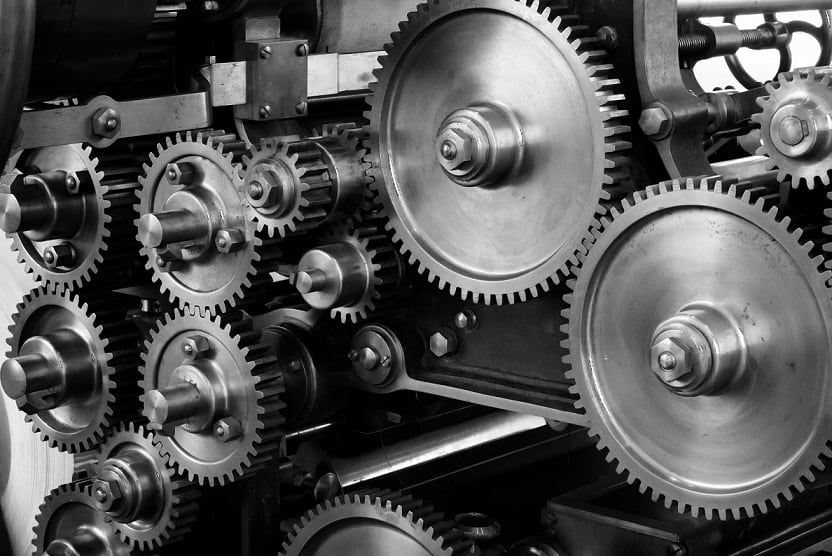
#> input picture Pic_Test.jpg, 832 x 556 px
$ python Harris_Corner_Detector.py   (older library calls are emulated)
#> lines starting #> are read from the running program, lines starting #| are printed output that depends on the picture; after the words box and inside, x2 and y2 are one past the last pixel; in counts of white or black regions, pixels touching at a corner belong together
"""
Abedin Sherifi
"""

"""
Harris Corner Detection on an Image
"""

import cv2
import numpy as np
import matplotlib.pyplot as plt

def Harris_Corner_Detector():

    #Reading input image through imread and converting image from BGR to Gray.
    image_input = cv2.imread("Pic_Test.jpg")
#> image_input is the input picture: shape (556, 832, 3); min 0, max 255, mean 84.2
    image_input_gray = cv2.cvtColor(image_input, cv2.COLOR_BGR2GRAY)
    R = np.zeros(image_input_gray.shape)

    #Gaussian filter applied with a 9 by 9 kernel and sigmax and sigmay of 3.
    image_input_gray = cv2.GaussianBlur(image_input_gray,(9,9),3)

    #This step gets the Y and X gradients using sobel filter with kernel size of 9 by 9.
    Ix = cv2.Sobel(image_input_gray, cv2.CV_64F, 1, 0, ksize=9)
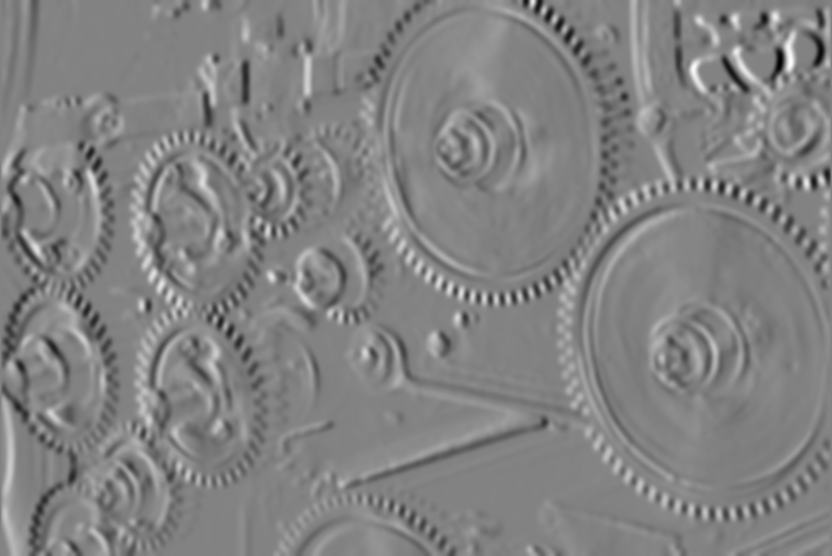
#> Ix: shape (556, 832) float64; min -1020610, max 968967, mean -1098.6; drawn with min black and max white
    Iy = cv2.Sobel(image_input_gray, cv2.CV_64F, 0, 1, ksize=9)
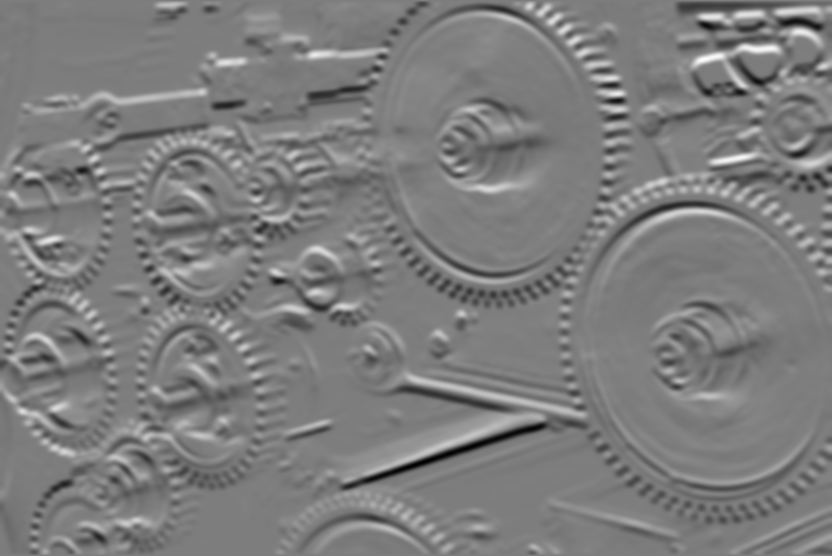
#> Iy: shape (556, 832) float64; min -1035822, max 1063433, mean -2377.5; drawn with min black and max white

    #This step gives the product of the gradient components for the Matrix M.
    Ix_2 = cv2.GaussianBlur(np.multiply(Ix, Ix),(9,9),3)
    Iy_2 = cv2.GaussianBlur(np.multiply(Iy, Iy),(9,9),3)
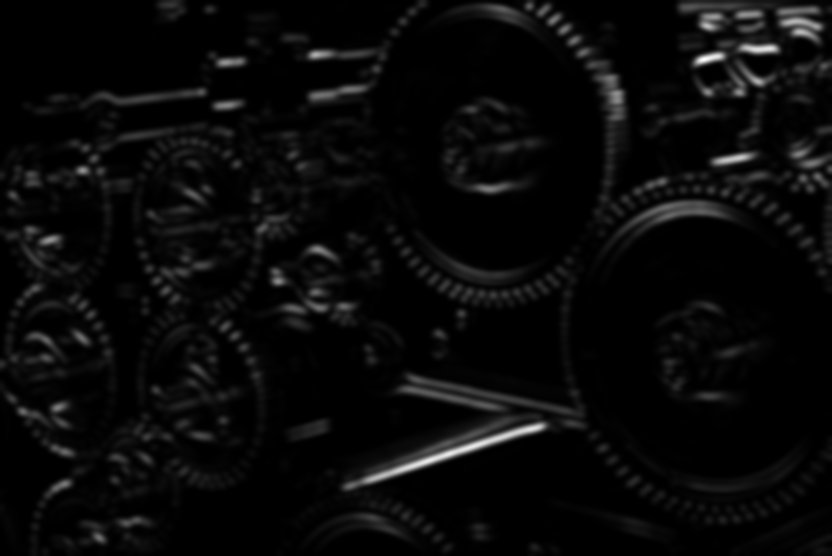
#> Iy_2: shape (556, 832) float64; min 0, max 7.49e+11, mean 2.94e+10; drawn with min black and max white
    IxIy = cv2.GaussianBlur(np.multiply(Ix, Iy),(9,9),3)
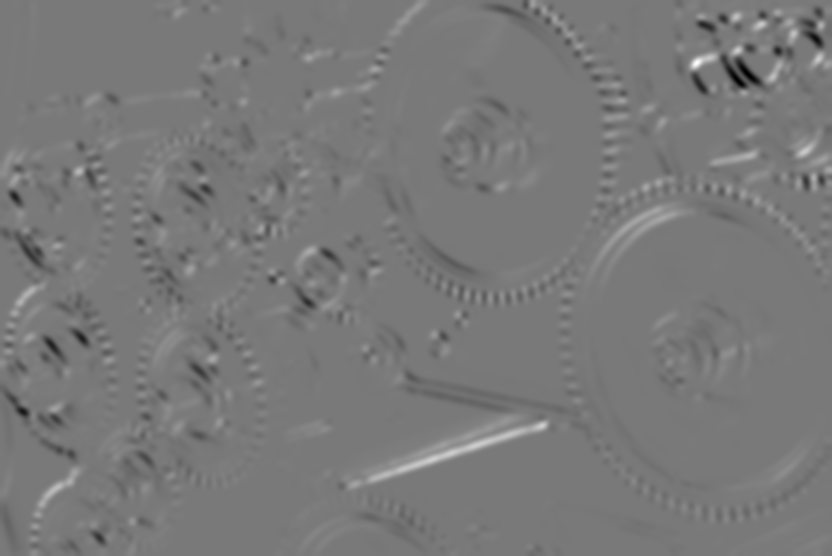
#> IxIy: shape (556, 832) float64; min -3.3e+11, max 3.63e+11, mean -28370622.8; drawn with min black and max white

    #This step calculates the corner response matrix.
    k = 0.05
    R = np.multiply(Ix_2,Iy_2)-np.square(IxIy)-k*np.square(Ix_2+Iy_2)
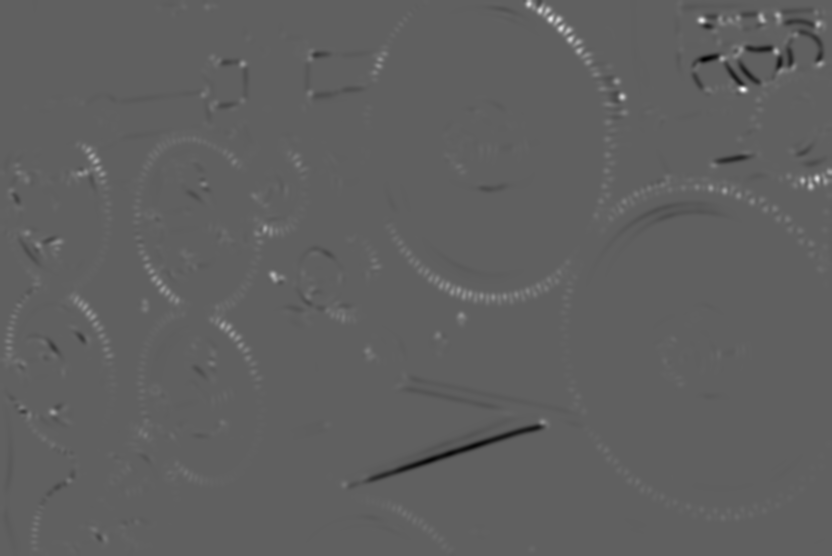
#> R: shape (556, 832) float64; min -3.1e+22, max 5.1e+22, mean 9.99e+19; drawn with min black and max white

    #This step determines the corners. Threshold is chosen as 0.5% of maximum value. If value is larger than this threshold, then result is a corner. This step performs maximum suppression.
    corner_count = 0
    max_Value = 0.005*R.max()
#> max_Value = 2.55e+20
    for row_n,row in enumerate(R):
        for col_n,col in enumerate(row):
            if col > max_Value:
                corner_count += 1
                image_input[row_n,col_n] = [0,255,255]
            else:
                pass
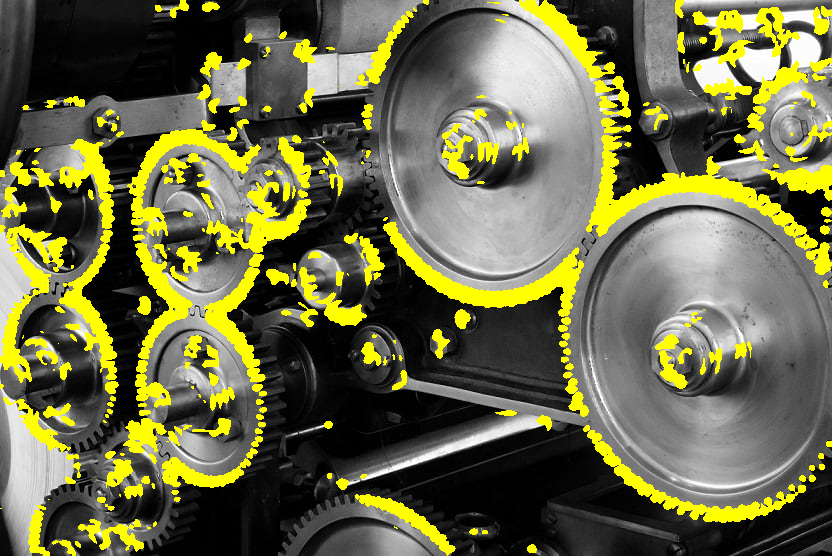
#> image_input: shape (556, 832, 3); 14.31% of pixels changed, all inside (x1, y1, x2, y2) = (0, 0, 832, 556)
#> after the loop, corner_count = 66174

    font = cv2.FONT_HERSHEY_SIMPLEX
    count_text = "Corners Detected %s" % str(corner_count)
#> count_text = 'Corners Detected 66174'
    cv2.putText(image_input, count_text, (0, 30), font, 1, (0, 0, 255), 2, cv2.LINE_4)
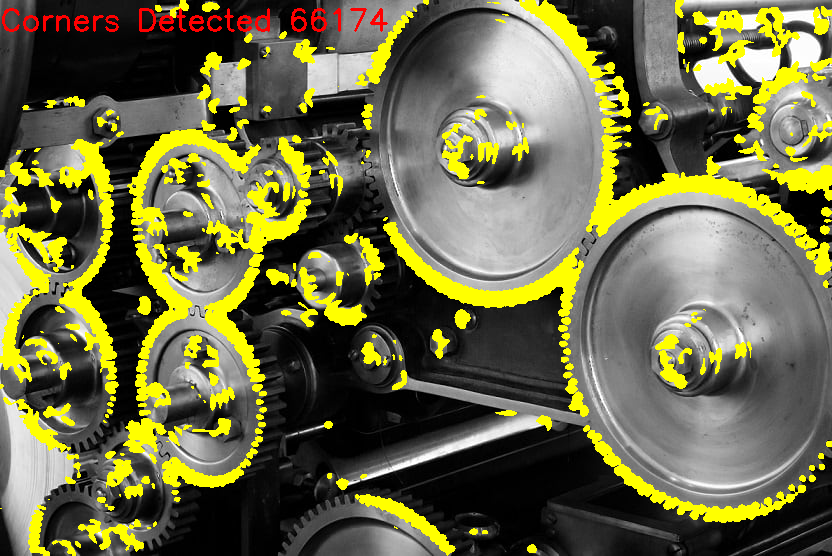
#> image_input: shape (556, 832, 3); 0.56% of pixels changed, all inside (x1, y1, x2, y2) = (2, 8, 388, 32)
    cv2.imshow("Detected Corners", image_input)
    output_file = "Harris_Corners.png"
    cv2.imwrite(output_file, image_input)
    if cv2.waitKey(0) & 0xff == ord('q'):
#> (key q is pressed here)
    	cv2.destroyAllWindows()

if __name__ == "__main__":
    Harris_Corner_Detector()

$ run again, with Img2.jpg copied over Pic_Test.jpg
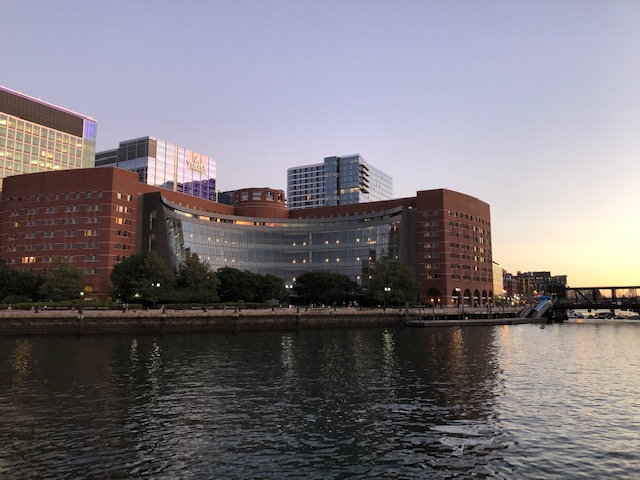
#> input picture Img2.jpg, 640 x 480 px
#> in Harris_Corner_Detector, image_input is the input picture: shape (480, 640, 3); mean B, G, R 122, 117.1, 122
#> max_Value = 1.12e+20
#> after the loop in Harris_Corner_Detector, `for row_n,row in enumerate(R):`:
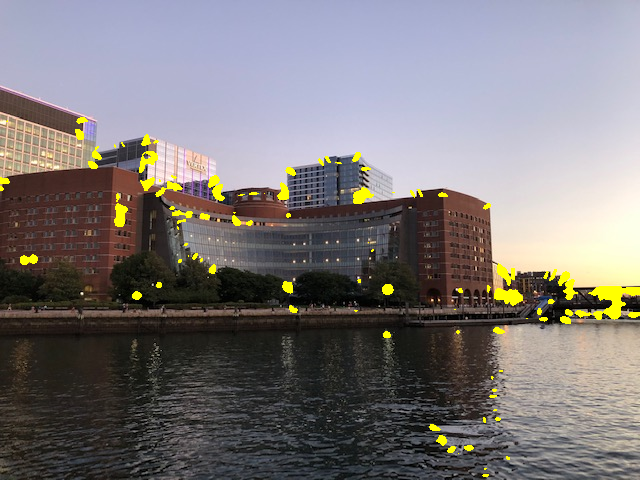
#> image_input: shape (480, 640, 3); 1.86% of pixels changed, all inside (x1, y1, x2, y2) = (0, 117, 640, 477)
#> after the loop in Harris_Corner_Detector, `for row_n,row in enumerate(R):`: corner_count = 5721
#> count_text = 'Corners Detected 5721'
#> in Harris_Corner_Detector, `cv2.putText(image_input, count_text, (0, 30), font, 1, (0, 0, 255), 2,..`:
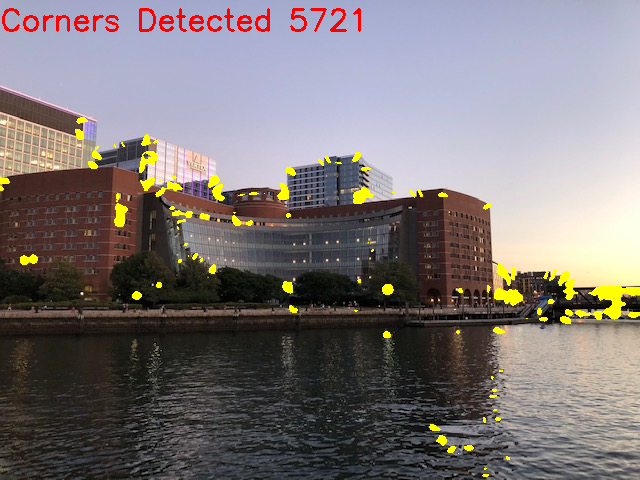
#> image_input: shape (480, 640, 3); 0.79% of pixels changed, all inside (x1, y1, x2, y2) = (2, 8, 361, 32)

$ run again, with Img3.jpg copied over Pic_Test.jpg
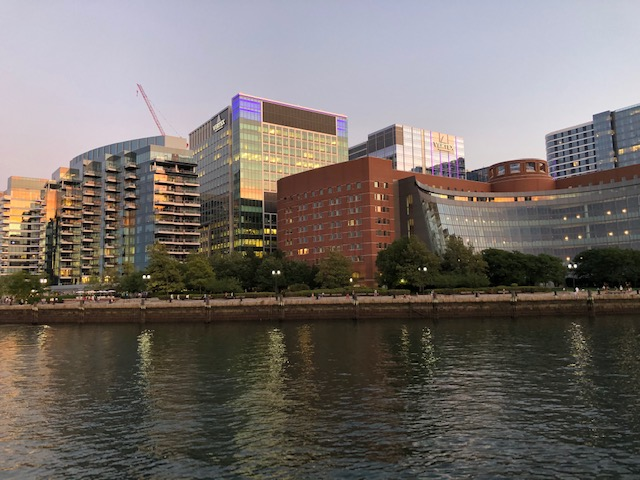
#> input picture Img3.jpg, 640 x 480 px
#> in Harris_Corner_Detector, image_input is the input picture: shape (480, 640, 3); mean B, G, R 104.2, 108.6, 115.8
#> max_Value = 4.29e+19
#> after the loop in Harris_Corner_Detector, `for row_n,row in enumerate(R):`:
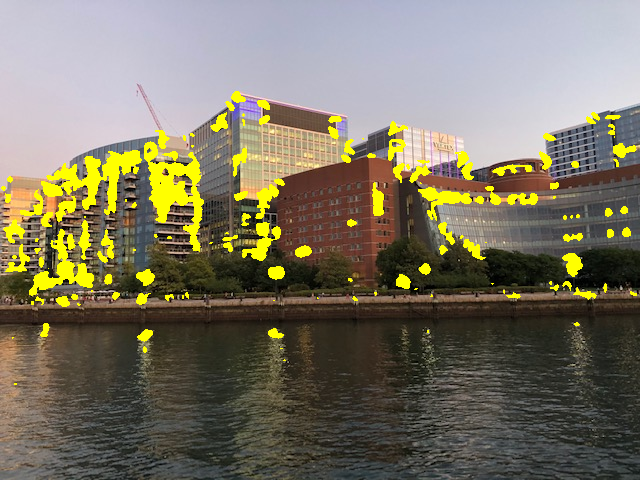
#> image_input: shape (480, 640, 3); 5.75% of pixels changed, all inside (x1, y1, x2, y2) = (1, 91, 637, 385)
#> after the loop in Harris_Corner_Detector, `for row_n,row in enumerate(R):`: corner_count = 17674
#> count_text = 'Corners Detected 17674'
#> in Harris_Corner_Detector, `cv2.putText(image_input, count_text, (0, 30), font, 1, (0, 0, 255), 2,..`:
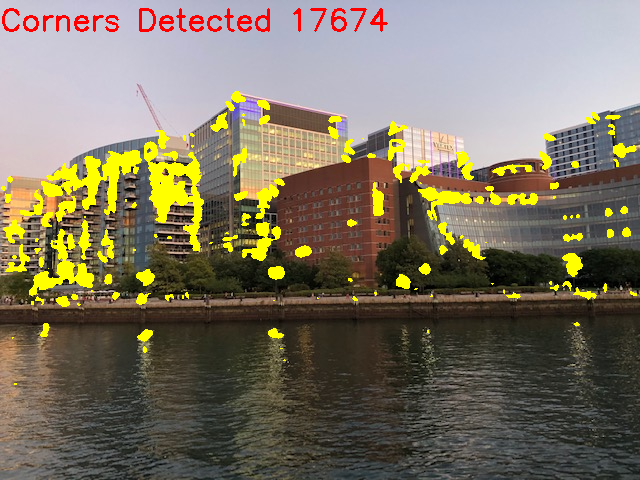
#> image_input: shape (480, 640, 3); 0.82% of pixels changed, all inside (x1, y1, x2, y2) = (2, 8, 388, 32)
